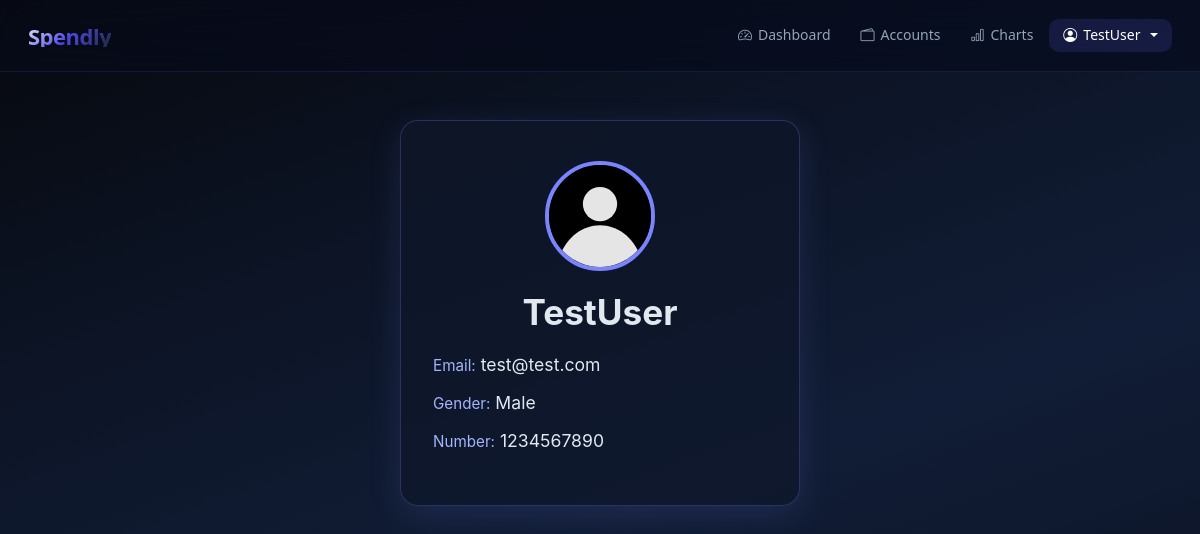
The page /profile (signed in) on the database its author committed.
### models.py (models this page shows)
class User(db.Model, UserMixin):
    id = db.Column(db.Integer, primary_key=True)
    email = db.Column(db.String(150), unique=True)
    password = db.Column(db.String(150))
    first_name = db.Column(db.String(150))
    gender = db.Column(db.String(20))
    number = db.Column(db.String(20))
    notes = db.relationship('Note')
    expenses = db.relationship('Expense')
    accounts = db.relationship('Account')

### views.py (the view)
@views.route('/profile')
@login_required
def profile():
    profile_pic_url = url_for('static', filename='anonymous-avatar.svg')
    return render_template(
        'profile.html',
        user=current_user,
        profile_pic_url=profile_pic_url
    )

### __init__.py (called while the page is built)
def create_app():
    app = Flask(__name__)
    app.config['SECRET_KEY'] = 'ayisgdysiasgdasikasjdhaskydgk'
    app.config['SQLALCHEMY_DATABASE_URI'] = f'sqlite:///{DB_NAME}'
    db.init_app(app)
    from views import views
    from auth import auth
    app.register_blueprint(views, url_prefix='/')
    app.register_blueprint(auth, url_prefix='/')
    from models import User, Note, Expense, Account
    with app.app_context():
        db.create_all()
    login_manager = LoginManager()
    login_manager.login_view = 'auth.login'
    login_manager.init_app(app)
    @login_manager.user_loader
    def load_user(id):
        return User.query.get(int(id))
    return app

### templates/profile.html (shortened to what this page needs)
<!doctype html>
<html lang="en">
<head>
  <link href="https://cdn.jsdelivr.net/npm/bootstrap@5.3.2/dist/css/bootstrap.min.css" rel="stylesheet" />
  <link href="https://cdn.jsdelivr.net/npm/bootstrap-icons/font/bootstrap-icons.css" rel="stylesheet" />
</head>
<body>
  {% include "_navbar.html" %}
  <div class="container mt-5">
    <div class="profile-card">
      <img src="{{ profile_pic_url }}" class="profile-pic" alt="Profile Picture">
      <h3 class="profile-name">{{ user.first_name }}</h3>
      <div class="profile-info"><span class="profile-label">Email:</span> {{ user.email }}</div>
      <div class="profile-info"><span class="profile-label">Gender:</span> {{ user.gender }}</div>
      <div class="profile-info"><span class="profile-label">Number:</span> {{ user.number }}</div>
    </div>
  </div>
</body>
</html>

### templates/_navbar.html (shortened to what this page needs)
<nav id="shared-app-navbar" class="navbar navbar-expand-lg">
  <a class="shared-navbar-brand" href="{{ url_for('views.dashboard') }}">
    Spendly
  </a>
  {% set current_path = request.path %}
  <div class="collapse navbar-collapse shared-nav-collapse" id="navMenu">
    <ul class="shared-nav-list">
      {% if user is defined and user and user.is_authenticated %}
      <li class="nav-item">
        <a class="shared-nav-link {% if current_path == '/dashboard' %}active{% endif %}"
          href="{{ url_for('views.dashboard') }}">
          <i class="bi bi-speedometer2"></i> Dashboard
        </a>
      </li>
      <li class="nav-item">
        <a class="shared-nav-link {% if current_path == '/accounts' or current_path.startswith('/accounts/') %}active{% endif %}"
          href="{{ url_for('views.accounts') }}">
          <i class="bi bi-wallet2"></i> Accounts
        </a>
      </li>
      <li class="nav-item">
        <a class="shared-nav-link {% if current_path == '/charts' %}active{% endif %}"
          href="{{ url_for('views.charts') }}">
          <i class="bi bi-bar-chart"></i> Charts
        </a>
      </li>
      <li class="nav-item dropdown">
        <a class="shared-nav-link dropdown-toggle {% if current_path == '/profile' %}active{% endif %}" href="#"
          id="navbarDropdown" role="button" data-bs-toggle="dropdown" data-toggle="dropdown" aria-expanded="false">
          <i class="bi bi-person-circle"></i> {{ user.first_name }}
        </a>
      </li>
      {% endif %}
    </ul>
  </div>
</nav>

### templates/profile.html (style rules this page uses)
*, *::before, *::after { box-sizing: border-box; }
body { font-family: 'Inter', system-ui, -apple-system, sans-serif; background: linear-gradient(160deg, #06080d 0%, #0c1425 30%, #111d36 60%, #0a1020 100%); color: #e2e8f0; min-height: 100vh; margin: 0; -webkit-font-smoothing: antialiased; }
.profile-card { background: rgba(15, 23, 42, 0.7); border: 1px solid rgba(124, 131, 255, 0.25); border-radius: 18px; padding: 2.5rem 2rem; max-width: 400px; margin: 40px auto; box-shadow: 0 8px 32px rgba(124, 131, 255, 0.15); text-align: left; }
.profile-pic { width: 110px; height: 110px; border-radius: 50%; object-fit: cover; margin: 0 auto 1.25rem auto; display: block; border: 4px solid #7c83ff; }
.profile-name { font-size: 2.2rem; font-weight: 700; margin: 0 0 1.2rem 0; text-align: center; }
.profile-info { font-size: 1.1rem; margin-bottom: 0.7rem; text-align: left; }
.profile-label { color: #a5b4fc; font-size: 0.95rem; }

### templates/_navbar.html (style rules this page uses)
#shared-app-navbar { --nav-bg: rgba(8, 12, 25, 0.65); --nav-border: rgba(99, 102, 241, 0.15); --link: #94a3b8; --link-active-bg: rgba(99, 102, 241, 0.15); --link-active: #ffffff; --dropdown-bg: rgba(15, 23, 42, 0.95); --dropdown-border: rgba(99, 102, 241, 0.3); --font: system-ui, -apple-system, "Segoe UI", sans-serif; background: var(--nav-bg) !important; backdrop-filter: blur(24px) saturate(1.6) !important; -webkit-backdrop-filter: blur(24px) saturate(1.6) !important; border-bottom: 1px solid var(--nav-border) !important; padding: 12px 28px !important; min-height: 72px; font-family: var(--font) !important; box-sizing: border-box; }
#shared-app-navbar * { box-sizing: border-box; font-family: inherit !important; }
#shared-app-navbar .shared-navbar-brand { font-weight: 800 !important; font-size: 22px !important; line-height: 1 !important; letter-spacing: -0.5px !important; display: inline-flex !important; align-items: center !important; gap: 0 !important; text-decoration: none !important; white-space: nowrap !important; background: linear-gradient(135deg, #e5e7ff, #4f46e5, #1e293b); -webkit-background-clip: text; -webkit-text-fill-color: transparent; background-clip: text; margin: 0; padding: 0; }
#shared-app-navbar .shared-nav-collapse { justify-content: flex-end !important; }
#shared-app-navbar .shared-nav-list { display: flex !important; align-items: center !important; margin-left: auto !important; margin-bottom: 0 !important; padding-left: 0 !important; gap: 2px !important; list-style: none !important; }
#shared-app-navbar .nav-item { margin: 0 !important; padding: 0 !important; }
#shared-app-navbar .shared-nav-link { display: inline-flex !important; align-items: center !important; gap: 6px !important; color: var(--link) !important; font-weight: 500 !important; font-size: 14px !important; line-height: 1.2 !important; padding: 8px 14px !important; border-radius: 10px !important; margin: 0 !important; text-decoration: none !important; transition: all 0.25s ease !important; white-space: nowrap; }
#shared-app-navbar .shared-nav-link.active, #shared-app-navbar .shared-nav-link:hover, #shared-app-navbar .shared-nav-link:focus { color: var(--link-active) !important; background: var(--link-active-bg) !important; }

### rows shown on the page
User: first_name "TestUser", email "test@test.com", gender "Male", number "1234567890"
